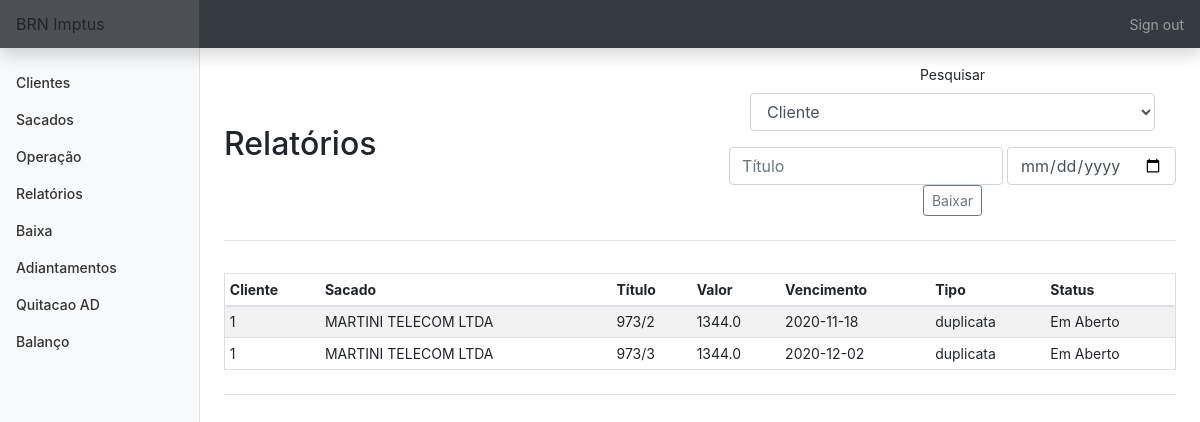
Page /baixa (signed in) on the earlier database version.
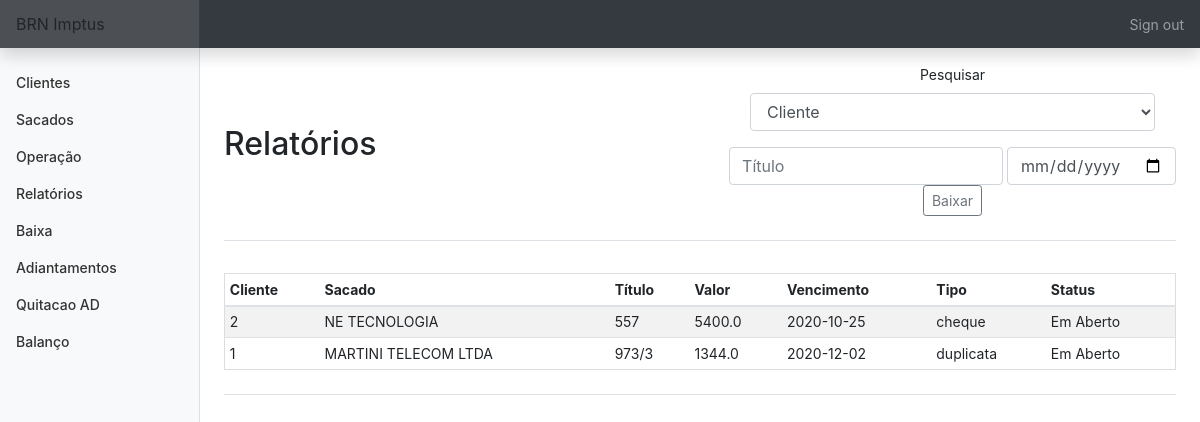
Same page on the later database version.
### tables this page shows
CREATE TABLE titulo (
    cliente_id INTEGER,
    sacado_id INTEGER,
    bordero INTEGER,
    titulo TEXT,
    vencimento DATE,
    valor FLOAT, 
    dt_negoc DATE,
    tipo TEXT,
    status TEXT,
    dt_baixa DATE, nm_sac TEXT,
    FOREIGN KEY (cliente_id) REFERENCES clientes(id),
    FOREIGN KEY (sacado_id) REFERENCES sacados(id));

### app.py (the view, shortened to what this page needs)
@app.route('/baixa', methods=['GET', 'POST'])
@login_required
def baixa():
    con = sqlite3.connect('brn.db')
    con.row_factory = sqlite3.Row
    cur = con.cursor()
    cliente = cur.execute('SELECT nome FROM clientes')
    cliente = cur.fetchall()
    titlo = cur.execute('SELECT * FROM titulo WHERE status != "Quitado" ORDER BY vencimento')
    titlo = cur.fetchall()
    if request.method == 'GET':
        return render_template('baixa.html', cliente=cliente, titulo=titlo)

### app.py (called while the page is built)
@app.after_request
def after_request(response):
    response.headers["Cache-Control"] = "no-cache, no-store, must-revalidate"
    response.headers["Expires"] = 0
    response.headers["Pragma"] = "no-cache"
    return response

### helper.py (called while the page is built)
def login_required(f):
    @wraps(f)
    def decorated_function(*args, **kwargs):
        if session.get("user_id") is None:
            return redirect("/login")
        return f(*args, **kwargs)
    return decorated_function

### templates/baixa.html (shortened to what this page needs)
{% extends "layout.html" %}
{% block main %}
    <div class='d-flex justify-content-between flex-warp flex-md-nowrap align-items-center pt-3 pb-2 mb-3 border-bottom'>
        <h1 class='h2'>Relatórios</h1>
            <form action='baixa' method='POST'>
                <div class='form-group'>
                    <label for=''>Pesquisar</label>
                    <div class="form-group">
                        <select class="form-control" name="cliente">
                            <option disabled selected value>Cliente</option>
                        </select>
                    </div>
                    <div class='form-goup'>
                        <input name='titulo' autofocus class='form-control' placeholder='Título' type='text'>
                        <input name='dt_baixa' autofocus class='form-control' placeholder='Data da Baixa' type='date'>
                    </div>
                    <button type='submit' id='baixa' class='btn btn-sm btn-outline-secondary'>Baixar</button>
                </div>
            </form>
    </div>
    <div class='d-flex justify-content-between flex-warp flex-md-nowrap align-items-center pt-3 pb-2 mb-3 border-bottom'>
        <div class='table-responsive'>
            <table class='table table-striped table-sm'>
                <thead>
                    <tr>
                        <th>Cliente</th>
                        <th>Sacado</th>
                        <th>Título</th>
                        <th>Valor</th>
                        <th>Vencimento</th>
                        <th>Tipo</th>
                        <th>Status</th>
                    </tr>
                </thead>
                <tbody>
                    {% for row in titulo %}
                        <tr>
                            <td>{{ row['cliente_id'] }}</td>
                            <td>{{ row['nm_sac'] }}</td>
                            <td>{{ row['titulo'] }}</td>
                            <td>{{ row['valor'] }}</td>
                            <td>{{ row['vencimento'] }}</td>
                            <td>{{ row['tipo'] }}</td>
                            <td>{{ row['status'] }}</td>
                        </tr>
                    {% endfor %}
                </tbody>
            </table>
        </div>
    </div>
{% endblock %}

Differences in the rows shown:
no longer on this page (row edited): titulo: cliente_id "1", nm_sac "MARTINI TELECOM LTDA", titulo "973/2", valor "1344.0", vencimento "2020-11-18", tipo "duplicata", status "Em Aberto"
added titulo: cliente_id "2", nm_sac "NE TECNOLOGIA", titulo "557", valor "5400.0", vencimento "2020-10-25", tipo "cheque", status "Em Aberto"
